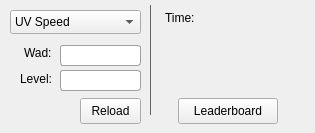
    <widget class="QWidget" name="dsdaTab">
     <attribute name="title">
      <string>DSDA</string>
     </attribute>
     <widget class="QComboBox" name="dsda_comboBox">
      <property name="geometry">
       <rect>
        <x>10</x>
        <y>10</y>
        <width>131</width>
        <height>24</height>
       </rect>
      </property>
      <item>
       <property name="text">
        <string>UV Speed</string>
       </property>
      </item>
      <item>
       <property name="text">
        <string>UV Max</string>
       </property>
      </item>
      <item>
       <property name="text">
        <string>UV Fast</string>
       </property>
      </item>
      <item>
       <property name="text">
        <string>UV Respawn</string>
       </property>
      </item>
      <item>
       <property name="text">
        <string>NM Speed</string>
       </property>
      </item>
      <item>
       <property name="text">
        <string>NM 100S</string>
       </property>
      </item>
      <item>
       <property name="text">
        <string>Tyson</string>
       </property>
      </item>
      <item>
       <property name="text">
        <string>Pacifist</string>
       </property>
      </item>
      <item>
       <property name="text">
        <string>Stroller</string>
       </property>
      </item>
      <item>
       <property name="text">
        <string>NoMo</string>
       </property>
      </item>
      <item>
       <property name="text">
        <string>NoMo 100S</string>
       </property>
      </item>
      <item>
       <property name="text">
        <string>Collector</string>
       </property>
      </item>
     </widget>
     <widget class="QLabel" name="wadDSDA_label">
      <property name="geometry">
       <rect>
        <x>24</x>
        <y>45</y>
        <width>60</width>
        <height>16</height>
       </rect>
      </property>
      <property name="text">
       <string>Wad:</string>
      </property>
     </widget>
     <widget class="QLabel" name="levelDSDA_label">
      <property name="geometry">
       <rect>
        <x>20</x>
        <y>71</y>
        <width>60</width>
        <height>16</height>
       </rect>
      </property>
      <property name="text">
       <string>Level:</string>
      </property>
     </widget>
     <widget class="QWidget" name="widget_2" native="true">
      <property name="geometry">
       <rect>
        <x>150</x>
        <y>5</y>
        <width>1</width>
        <height>110</height>
       </rect>
      </property>
      <property name="styleSheet">
       <string notr="true">background-color: rgb(100, 100, 100);</string>
      </property>
     </widget>
     <widget class="QLabel" name="demoTime">
      <property name="geometry">
       <rect>
        <x>165</x>
        <y>10</y>
        <width>141</width>
        <height>16</height>
       </rect>
      </property>
      <property name="styleSheet">
       <string notr="true"/>
      </property>
      <property name="text">
       <string>Time: </string>
      </property>
     </widget>
     <widget class="QLabel" name="demoPlayer">
      <property name="geometry">
       <rect>
        <x>165</x>
        <y>30</y>
        <width>141</width>
        <height>16</height>
       </rect>
      </property>
      <property name="text">
       <string/>
      </property>
      <property name="textFormat">
       <enum>Qt::PlainText</enum>
      </property>
      <property name="scaledContents">
       <bool>false</bool>
      </property>
      <property name="alignment">
       <set>Qt::AlignLeading|Qt::AlignLeft|Qt::AlignTop</set>
      </property>
      <property name="wordWrap">
       <bool>false</bool>
      </property>
     </widget>
     <widget class="QLabel" name="demoPort">
      <property name="geometry">
       <rect>
        <x>165</x>
        <y>60</y>
        <width>141</width>
        <height>16</height>
       </rect>
      </property>
      <property name="text">
       <string/>
      </property>
     </widget>
     <widget class="QLineEdit" name="wadDSDA_lineEdit">
      <property name="geometry">
       <rect>
        <x>60</x>
        <y>45</y>
        <width>81</width>
        <height>21</height>
       </rect>
      </property>
      <property name="styleSheet">
       <string notr="true">border: 1px solid rgb(160, 160, 160);
padding-left: 3px;
color: #000;
height: 20px;
background-color:rgb(255, 255, 255);
border-radius:3px</string>
      </property>
     </widget>
     <widget class="QToolButton" name="showLeaderboard_toolButton">
      <property name="geometry">
       <rect>
        <x>178</x>
        <y>98</y>
        <width>100</width>
        <height>26</height>
       </rect>
      </property>
      <property name="focusPolicy">
       <enum>Qt::TabFocus</enum>
      </property>
      <property name="text">
       <string>Leaderboard</string>
      </property>
     </widget>
     <widget class="QToolButton" name="reloadLeaderboard_toolButton">
      <property name="geometry">
       <rect>
        <x>80</x>
        <y>98</y>
        <width>61</width>
        <height>26</height>
       </rect>
      </property>
      <property name="focusPolicy">
       <enum>Qt::TabFocus</enum>
      </property>
      <property name="styleSheet">
       <string notr="true"/>
      </property>
      <property name="text">
       <string>Reload</string>
      </property>
     </widget>
     <widget class="QLineEdit" name="levelDSDA_lineEdit">
      <property name="geometry">
       <rect>
        <x>60</x>
        <y>70</y>
        <width>81</width>
        <height>21</height>
       </rect>
      </property>
      <property name="toolTip">
       <string>ExMx
Mapxx
D2All
Epx</string>
      </property>
      <property name="styleSheet">
       <string notr="true">border: 1px solid rgb(160, 160, 160);
padding-left: 3px;
color: #000;
height: 20px;
background-color:rgb(255, 255, 255);
border-radius:3px</string>
      </property>
     </widget>
    </widget>
